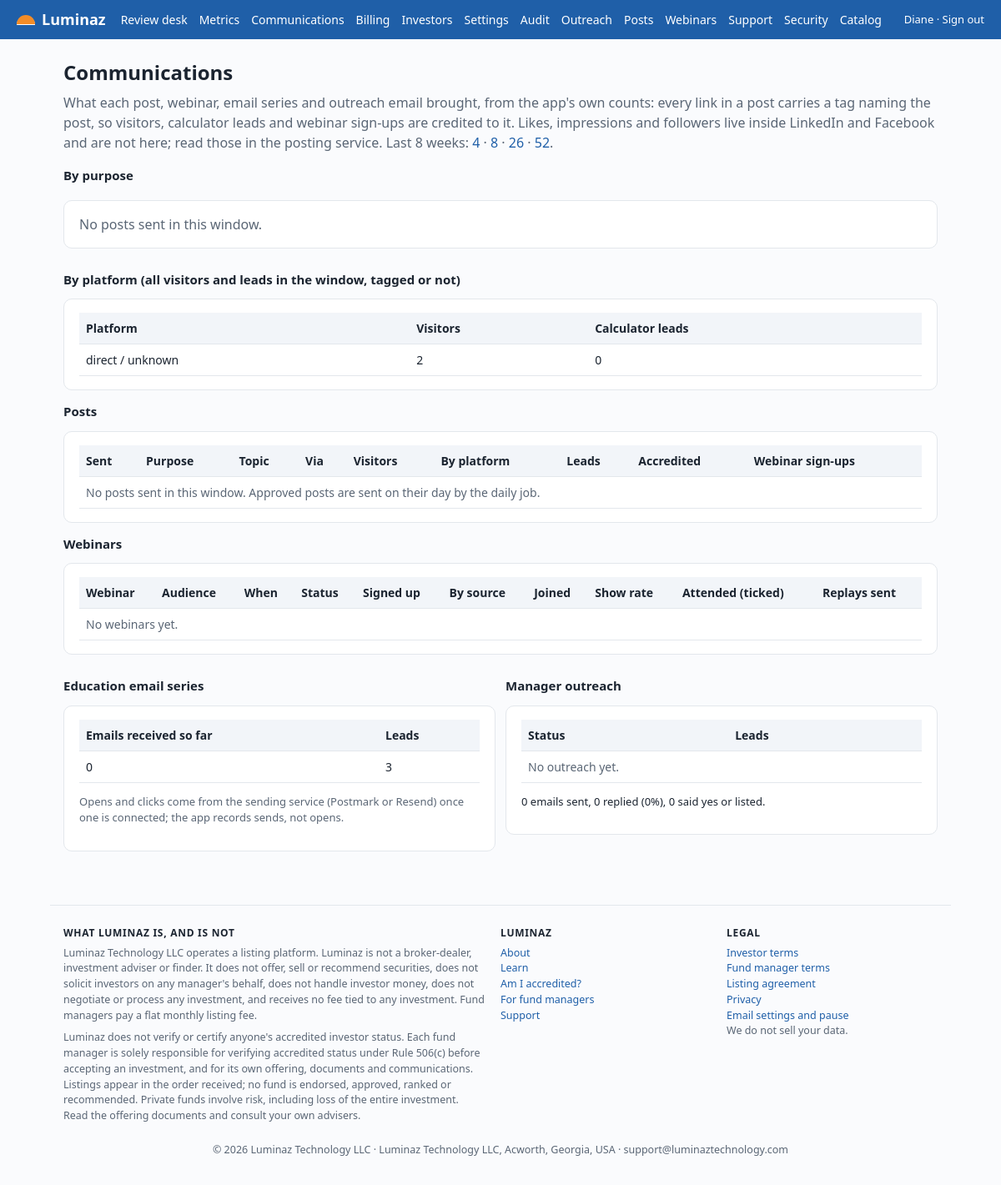
Screenshot of /admin/communications (signed in) with the database file from the repository.
### tables this page shows
CREATE TABLE users (
  id INTEGER PRIMARY KEY,
  email TEXT UNIQUE NOT NULL,
  password_hash TEXT NOT NULL,
  role TEXT NOT NULL CHECK(role IN ('investor','manager','admin')),
  name TEXT NOT NULL DEFAULT '',
  email_confirmed INTEGER NOT NULL DEFAULT 0,
  confirm_token TEXT,
  accreditation_basis TEXT,
  accreditation_attested_at TEXT,
  totp_secret TEXT,
  totp_enabled INTEGER NOT NULL DEFAULT 0,
  recovery_codes TEXT,
  created_at TEXT NOT NULL,
  last_login TEXT
, marketing_opt_in INTEGER NOT NULL DEFAULT 1, unsub_token TEXT, consent_at TEXT, consent_text TEXT, paused_at TEXT, reset_token TEXT, reset_sent_at TEXT);

CREATE TABLE settings (
  key TEXT PRIMARY KEY,
  value TEXT NOT NULL
);

### luminaz/admin.py (the view)
@bp.route("/communications")
@login_required("admin")
def communications():
    from . import metrics
    weeks = request.args.get("weeks", "8")
    weeks = int(weeks) if weeks.isdigit() and 0 < int(weeks) <= 52 else 8
    return render_template("admin/communications.html", c=metrics.communications(weeks=weeks), weeks=weeks)

### luminaz/auth.py (called while the page is built)
def login_required(role=None):
    def deco(view):
        @functools.wraps(view)
        def wrapped(**kw):
            if g.user is None:
                return redirect(url_for("auth.login", next=request.path))
            if role and g.user["role"] != role and g.user["role"] != "admin":
                abort(403)
            if role == "admin" and g.user["role"] != "admin":
                abort(403)
            if role == "admin" and not g.user["totp_enabled"] and setting("require_admin_2fa", "1") == "1":
                flash("Set up two-step sign-in before using the review desk. It takes two minutes with any authenticator app.", "error")
                return redirect(url_for("auth.security"))
            return view(**kw)
        return wrapped
    return deco

### luminaz/db.py (called while the page is built)
def get_db():
    if "db" not in g:
        path = current_app.config["DATABASE"]
        os.makedirs(os.path.dirname(path), exist_ok=True)
        g.db = sqlite3.connect(path, detect_types=sqlite3.PARSE_DECLTYPES, timeout=10)
        g.db.row_factory = sqlite3.Row
        g.db.execute("PRAGMA foreign_keys = ON")
        g.db.execute("PRAGMA journal_mode = WAL")
        g.db.execute("PRAGMA synchronous = NORMAL")
        g.db.execute("PRAGMA temp_store = MEMORY")
        g.db.execute("PRAGMA cache_size = -16000")   # 16 MB page cache
    return g.db

def setting(key, default=None):
    row = get_db().execute("SELECT value FROM settings WHERE key = ?", (key,)).fetchone()
    return row["value"] if row else default

### luminaz/templates/admin/communications.html
{% extends "base.html" %}{% block title %}Communications{% endblock %}{% block content %}<h1>Communications</h1>
<p class="sub">What each post, webinar, email series and outreach email brought, from the app's own counts: every link in a post carries a tag naming the post, so visitors, calculator leads and webinar sign-ups are credited to it. Likes, impressions and followers live inside LinkedIn and Facebook and are not here; read those in the posting service. Last {{ weeks }} weeks: <a href="?weeks=4">4</a> · <a href="?weeks=8">8</a> · <a href="?weeks=26">26</a> · <a href="?weeks=52">52</a>.</p>
<h3>By purpose</h3>
<div class="grid">{% for purpose, b in c.by_purpose.items() %}<div class="stat"><b>{{ b.visitors }}</b><span>visitors from {{ b.posts }} post{{ '' if b.posts == 1 else 's' }} {{ purpose }} · {{ b.leads }} leads ({{ b.accredited }} appear accredited) · {{ b.webinar_signups }} webinar sign-ups</span></div>{% else %}<div class="card muted">No posts sent in this window.</div>{% endfor %}</div>
<h3>By platform (all visitors and leads in the window, tagged or not)</h3>
<div class="card"><table><tr><th>Platform</th><th>Visitors</th><th>Calculator leads</th></tr>{% for r in c.by_platform %}<tr><td>{{ r.source }}</td><td>{{ r.visitors }}</td><td>{{ r.leads }}</td></tr>{% else %}<tr><td colspan="3" class="muted">Nothing counted yet.</td></tr>{% endfor %}</table></div>
<h3>Posts</h3>
<div class="card"><table><tr><th>Sent</th><th>Purpose</th><th>Topic</th><th>Via</th><th>Visitors</th><th>By platform</th><th>Leads</th><th>Accredited</th><th>Webinar sign-ups</th></tr>
{% for r in c.posts %}<tr><td>{{ r.date }}</td><td>{{ r.purpose }}</td><td>{{ r.topic }}<div class="small muted">{{ r.hook }}</div></td><td class="small">{{ r.via }}</td><td>{{ r.visitors }}</td><td class="small">{{ r.platforms }}</td><td>{{ r.leads }}</td><td>{{ r.accredited }}</td><td>{{ r.webinar_signups }}</td></tr>
{% else %}<tr><td colspan="9" class="muted">No posts sent in this window. Approved posts are sent on their day by the daily job.</td></tr>{% endfor %}</table></div>
<h3>Webinars</h3>
<div class="card"><table><tr><th>Webinar</th><th>Audience</th><th>When</th><th>Status</th><th>Signed up</th><th>By source</th><th>Joined</th><th>Show rate</th><th>Attended (ticked)</th><th>Replays sent</th></tr>
{% for w in c.webinars %}<tr><td>{{ w.title }}</td><td>{{ w.audience }}</td><td class="small">{{ w.starts_at }}</td><td>{{ w.status }}</td><td>{{ w.registrations }}</td><td class="small">{{ w.sources }}</td><td>{{ w.joined }}</td><td>{{ w.show_rate }}%</td><td>{{ w.attended }}</td><td>{{ w.replays }}</td></tr>
{% else %}<tr><td colspan="10" class="muted">No webinars yet.</td></tr>{% endfor %}</table></div>
<div class="grid2"><div><h3>Education email series</h3><div class="card"><table><tr><th>Emails received so far</th><th>Leads</th></tr>{% for e in c.education %}<tr><td>{{ e.step }}</td><td>{{ e.leads }}</td></tr>{% else %}<tr><td colspan="2" class="muted">No leads yet.</td></tr>{% endfor %}</table><p class="small muted">Opens and clicks come from the sending service (Postmark or Resend) once one is connected; the app records sends, not opens.</p></div></div>
<div><h3>Manager outreach</h3><div class="card"><table><tr><th>Status</th><th>Leads</th></tr>{% for st, n in c.outreach.by_status.items() %}<tr><td>{{ st }}</td><td>{{ n }}</td></tr>{% else %}<tr><td colspan="2" class="muted">No outreach yet.</td></tr>{% endfor %}</table><p class="small">{{ c.outreach.sent }} emails sent, {{ c.outreach.replied }} replied ({{ c.outreach.reply_rate }}%), {{ c.outreach.yes }} said yes or listed.</p></div></div></div>
{% endblock %}

### luminaz/templates/base.html (shortened to what this page needs)
<!doctype html><html lang="en"><head><meta charset="utf-8"><meta name="viewport" content="width=device-width,initial-scale=1">
<link rel="stylesheet" href="{{ url_for('static', filename='style.css') }}">
</head><body>
{% set manager_side = request.path.startswith('/managers') or (g.user and g.user.role == 'manager') %}
<header class="top">
  <a class="brand" href="{{ url_for('manager.landing') if manager_side else url_for('investor.home') }}"><span class="sun"></span> Luminaz{% if manager_side %} <span class="brand-sub">for Fund Managers</span>{% endif %}</a>
  <nav>
    {% if g.user and g.user.role == 'admin' %}
      <a href="{{ url_for('admin.queue') }}">Review desk</a><a href="{{ url_for('admin.metrics_page') }}">Metrics</a><a href="{{ url_for('admin.communications') }}">Communications</a><a href="{{ url_for('admin.billing_page') }}">Billing</a><a href="{{ url_for('admin.investors') }}">Investors</a><a href="{{ url_for('admin.settings') }}">Settings</a><a href="{{ url_for('admin.audit_log') }}">Audit</a><a href="{{ url_for('admin.outreach') }}">Outreach</a><a href="{{ url_for('admin.marketing') }}">Posts</a><a href="{{ url_for('webinars.admin_index') }}">Webinars</a><a href="{{ url_for('admin.support_tickets') }}">Support</a><a href="{{ url_for('auth.security') }}">Security</a><a href="{{ url_for('investor.catalog') }}">Catalog</a>
    {% elif g.user %}
      <a href="{{ url_for('investor.catalog') }}">Funds</a><a href="{{ url_for('investor.me') }}">My funds</a><a href="{{ url_for('investor.learn') }}">Learn</a>
    {% else %}
      <a href="{{ url_for('investor.calculator') }}">Am I accredited?</a><a href="{{ url_for('investor.learn') }}">Learn</a><a href="{{ url_for('webinars.index') }}">Webinars</a><a href="{{ url_for('investor.about') }}">About</a><a href="{{ url_for('manager.landing') }}">For fund managers</a>
    {% endif %}
  </nav>
  <div class="right">{% if g.user %}{{ g.user.name or g.user.email }} · <a href="{{ url_for('auth.logout') }}">Sign out</a>{% else %}<a href="{{ url_for('auth.login') }}">Sign in</a>{% endif %}</div>
</header>
<main class="{% block mainclass %}{% endblock %}">
{% block content %}{% endblock %}
</main>
<footer class="ft">
  <div class="cols">
    <div><h4>What Luminaz is, and is not</h4>
      <p>{{ company }} operates a listing platform. Luminaz is not a broker-dealer, investment adviser or finder. It does not offer, sell or recommend securities, does not solicit investors on any manager's behalf, does not handle investor money, does not negotiate or process any investment, and receives no fee tied to any investment. Fund managers pay a flat monthly listing fee.</p>
      <p>Luminaz does not verify or certify anyone's accredited investor status. Each fund manager is solely responsible for verifying accredited status under Rule 506(c) before accepting an investment, and for its own offering, documents and communications. Listings appear in the order received; no fund is endorsed, approved, ranked or recommended. Private funds involve risk, including loss of the entire investment. Read the offering documents and consult your own advisers.</p></div>
    <div><h4>{% if manager_side %}Fund managers{% else %}Luminaz{% endif %}</h4>
      {% if manager_side %}<a href="{{ url_for('manager.landing') }}#how">How it works</a><br><a href="{{ url_for('manager.landing') }}#pricing">Pricing</a><br><a href="{{ url_for('manager.landing') }}#checks">What we check</a><br><a href="{{ url_for('investor.home') }}">Investor site</a>{% else %}<a href="{{ url_for('investor.about') }}">About</a><br><a href="{{ url_for('investor.learn') }}">Learn</a><br><a href="{{ url_for('investor.calculator') }}">Am I accredited?</a><br><a href="{{ url_for('manager.landing') }}">For fund managers</a>{% endif %}<br><a href="{{ url_for('support.support') }}">Support</a></div>
    <div><h4>Legal</h4><a href="{{ url_for('investor.legal', doc='terms') }}">Investor terms</a><br><a href="{{ url_for('investor.legal', doc='manager-terms') }}">Fund manager terms</a><br><a href="{{ url_for('investor.legal', doc='listing-agreement') }}">Listing agreement</a><br><a href="{{ url_for('investor.legal', doc='privacy') }}">Privacy</a><br><a href="{{ url_for('support.notifications') }}">Email settings and pause</a><p>We do not sell your data.</p></div>
  </div>
  <p class="line">© {{ now_year }} {{ company }} · {{ setting('postal_address') }} · {{ setting('support_email') }}</p>
</footer>
</body></html>

### luminaz/static/style.css (style rules this page uses)
:root { --sun:#f28c28;--sun-2:#ffb066;--sky:#1f5fa8;--sky-2:#2f7bd0;--ink:#1b2430;--muted:#5a6675;--line:#e3e7ec;--bg:#fafbfd;--card:#fff;--ok:#0b6e4f;--bad:#a83a2a;--warn:#8a6d00 }
* { box-sizing:border-box }
body { margin:0;font-family:system-ui,"Segoe UI",Arial,sans-serif;color:var(--ink);background:var(--bg);line-height:1.5 }
a { color:var(--sky);text-decoration:none }
header.top { background:var(--sky);color:#fff;padding:10px 20px;display:flex;align-items:center;gap:18px;flex-wrap:wrap }
header.top a { color:#fff }
header.top .brand { font-weight:700;font-size:18px;display:flex;align-items:center;gap:8px }
.sun { width:22px;height:11px;border-radius:22px 22px 0 0;background:var(--sun);display:inline-block;box-shadow:0 1px 0 #fff }
header.top nav { display:flex;gap:14px;flex-wrap:wrap;font-size:14px }
header.top .right { margin-left:auto;font-size:13px }
main { max-width:1080px;margin:0 auto;padding:22px 16px }
h1 { font-size:24px;margin:0 0 6px }
h3 { font-size:15px;margin:14px 0 6px }
.sub { color:var(--muted);margin:0 0 16px }
.card { background:var(--card);border:1px solid var(--line);border-radius:10px;padding:16px 18px;margin:12px 0 }
.grid { display:grid;grid-template-columns:repeat(auto-fit,minmax(220px,1fr));gap:12px }
table { border-collapse:collapse;width:100%;font-size:14px }
th,td { border-bottom:1px solid var(--line);padding:8px;text-align:left;vertical-align:top }
th { background:#f2f5f9;font-weight:600 }
.muted { color:var(--muted) }
.small { font-size:13px }
.right { text-align:right }
footer { color:var(--muted);font-size:12px;text-align:center;padding:26px 16px;border-top:1px solid var(--line);margin-top:30px }
.grid2 { display:grid;grid-template-columns:repeat(auto-fit,minmax(340px,1fr));gap:12px }
footer.ft { text-align:left;max-width:1080px;margin:30px auto 0;padding:24px 16px;font-size:12.5px }
footer.ft .cols { display:grid;grid-template-columns:2fr 1fr 1fr;gap:18px }
footer.ft h4 { font-size:12px;letter-spacing:.06em;text-transform:uppercase;margin:0 0 6px;color:var(--ink) }
footer.ft p { margin:0 0 8px }
footer.ft .line { margin-top:14px;text-align:center }

### rows the page displays
users: user "Diane"
settings: value "Luminaz Technology LLC"
settings: value "Luminaz Technology LLC, Acworth, Georgia, USA"
settings: value "support@luminaztechnology.com"

### other values shown
{{ weeks }} "8"
{{ r.source }} "direct / unknown"
{{ r.visitors }} "2"
{{ r.leads }} "0"
{{ e.step }} "0"
{{ e.leads }} "3"
{{ c.outreach.sent }} "0"
{{ c.outreach.replied }} "0"
{{ c.outreach.reply_rate }} "0"
{{ c.outreach.yes }} "0"
